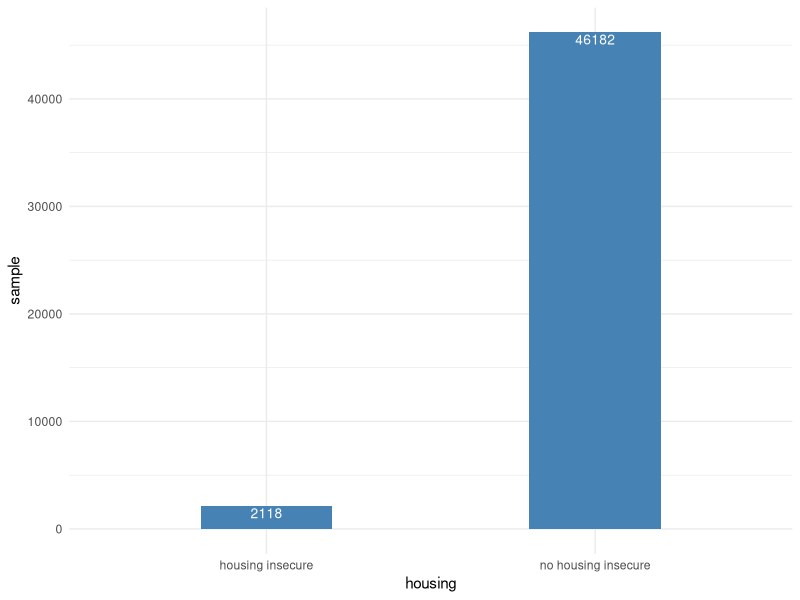
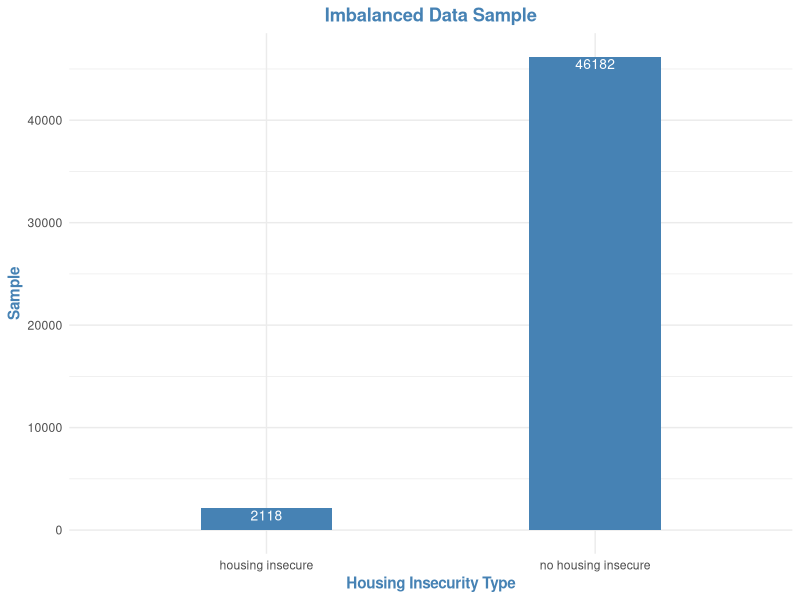
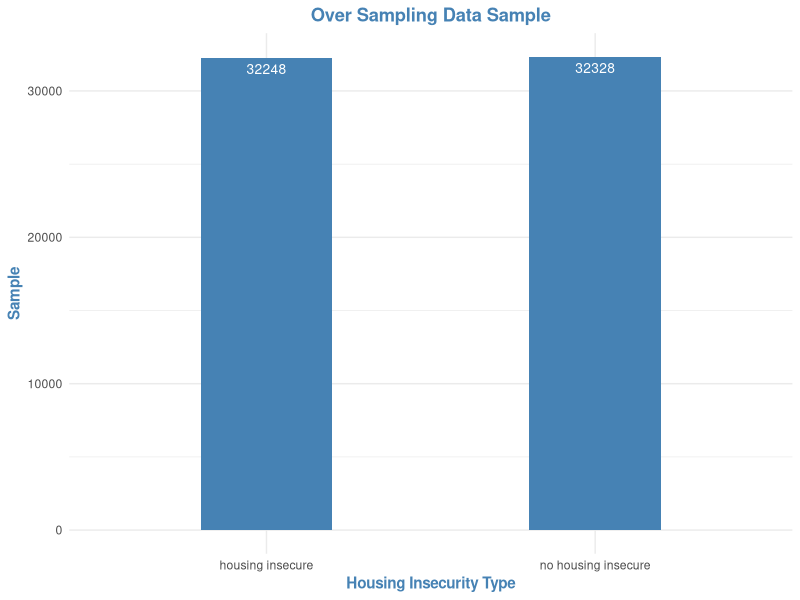
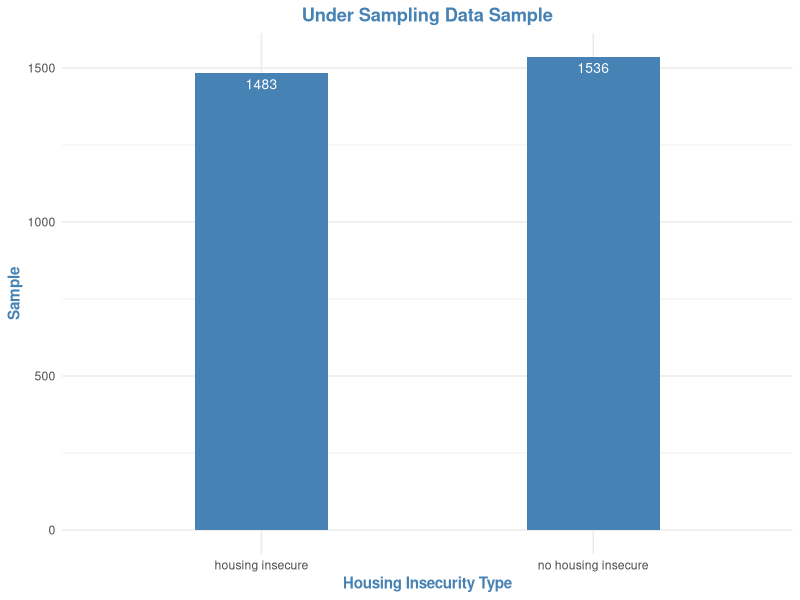
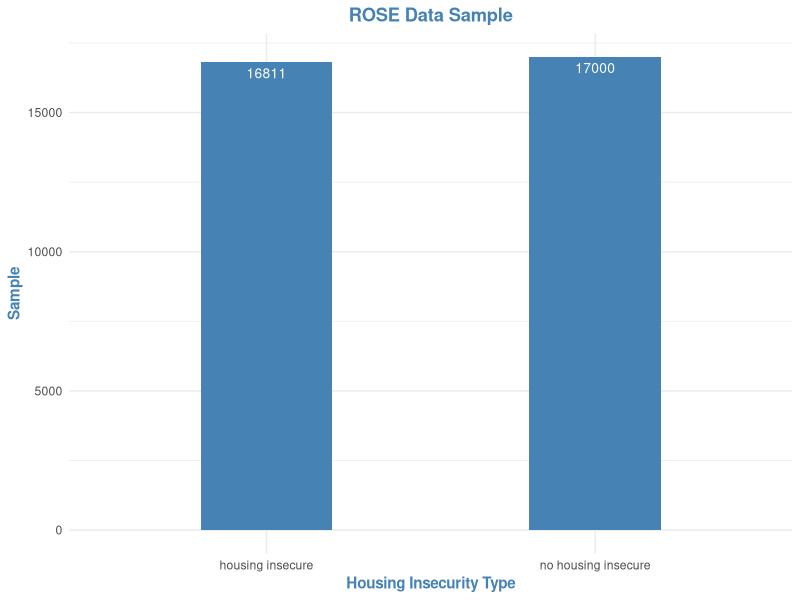
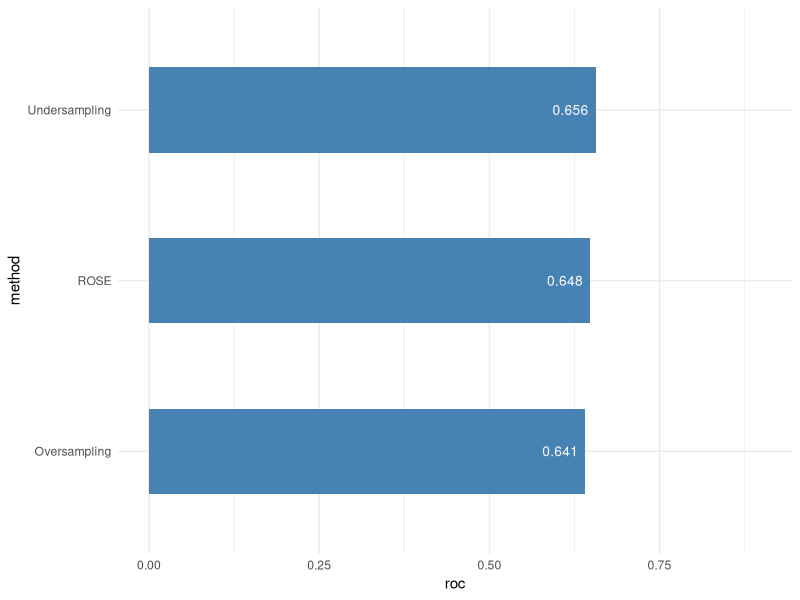
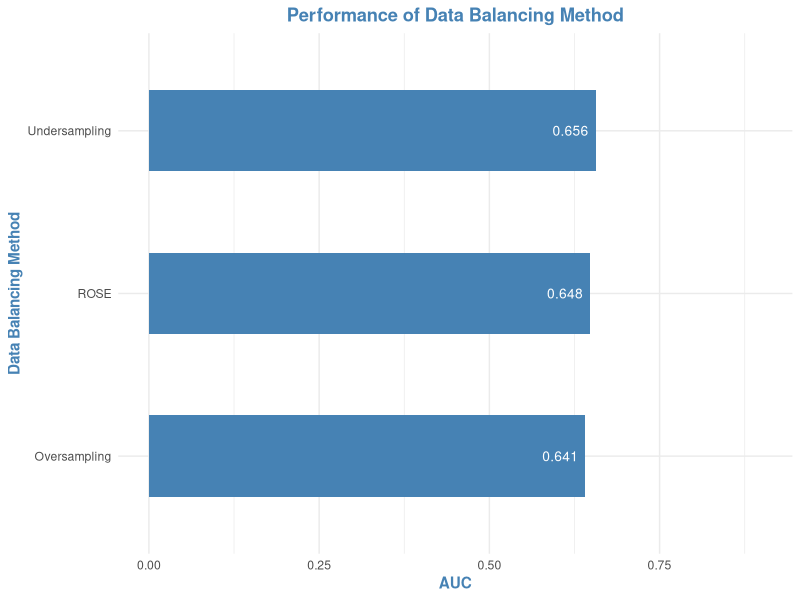

Recreate these plots in R, in order.
## ---- chunk 1
library(ggplot2)
## ---- chunk 2
imbalanced <- data.frame(housing = c("no housing insecure", "housing insecure"),
                sample = c(46182, 2118))

p1 <- ggplot(data = imbalanced, aes(x = housing, y = sample)) + geom_bar(stat = "identity", width = 0.4, fill = "steelblue") + geom_text(aes(label = sample), vjust = 1.2, color = "white", size = 3.5) + theme_minimal()
p1

text <- element_text(face = "bold", color = "steelblue")

p1 <- p1 + labs(title = "Imbalanced Data Sample", x = "Housing Insecurity Type", y = "Sample") + theme(plot.title = element_text(hjust = 0.5)) + theme(plot.title = text, axis.title = text)
p1
## ---- chunk 3
oversample <- data.frame(housing = c("no housing insecure", "housing insecure"),
                sample = c(32328, 32248))

p2 <- ggplot(data = oversample, aes(x = housing, y = sample)) + geom_bar(stat = "identity", width = 0.4, fill = "steelblue") + geom_text(aes(label = sample), vjust = 1.6, color = "white", size = 3.5) + theme_minimal()

text <- element_text(face = "bold", color = "steelblue")

p2 <- p2 + labs(title = "Over Sampling Data Sample", x = "Housing Insecurity Type", y = "Sample") + theme(plot.title = element_text(hjust = 0.5)) + theme(plot.title = text, axis.title = text)
p2
## ---- chunk 4
undersample <- data.frame(housing = c("no housing insecure", "housing insecure"),
                sample = c(1536, 1483))

p3 <- ggplot(data = undersample, aes(x = housing, y = sample)) + geom_bar(stat = "identity", width = 0.4, fill = "steelblue") + geom_text(aes(label = sample), vjust = 1.6, color = "white", size = 3.5) + theme_minimal()

text <- element_text(face = "bold", color = "steelblue")

p3 <- p3 + labs(title = "Under Sampling Data Sample", x = "Housing Insecurity Type", y = "Sample") + theme(plot.title = element_text(hjust = 0.5)) + theme(plot.title = text, axis.title = text)
p3
## ---- chunk 5
rose <- data.frame(housing = c("no housing insecure", "housing insecure"), sample = c(17000, 16811))

p4 <- ggplot(data = rose, aes(x = housing, y = sample)) + geom_bar(stat = "identity", width = 0.4, fill = "steelblue") + geom_text(aes(label = sample), vjust = 1.6, color = "white", size = 3.5) + theme_minimal()

text <- element_text(face = "bold", color = "steelblue")

p4 <- p4 + labs(title = "ROSE Data Sample", x = "Housing Insecurity Type", y = "Sample") + theme(plot.title = element_text(hjust = 0.5)) + theme(plot.title = text, axis.title = text)
p4
## ---- chunk 6
performance <- data.frame(method = c("Oversampling", "ROSE", "Undersampling"), roc = c(0.641, 0.648, 0.656))

p5 <- ggplot(data = performance, aes(x = roc, y = method)) + geom_bar(stat = "identity", width = 0.5, fill = "steelblue") + geom_text(aes(label = roc), hjust = 1.2, color = "white", size = 3.5) + theme_minimal() + xlim(0, 0.9)
p5

text <- element_text(face = "bold", color = "steelblue")

p5 <- p5 + labs(title = "Performance of Data Balancing Method", x = "AUC", y = "Data Balancing Method") + theme(plot.title = element_text(hjust = 0.5)) + theme(plot.title = text, axis.title = text)
p5
